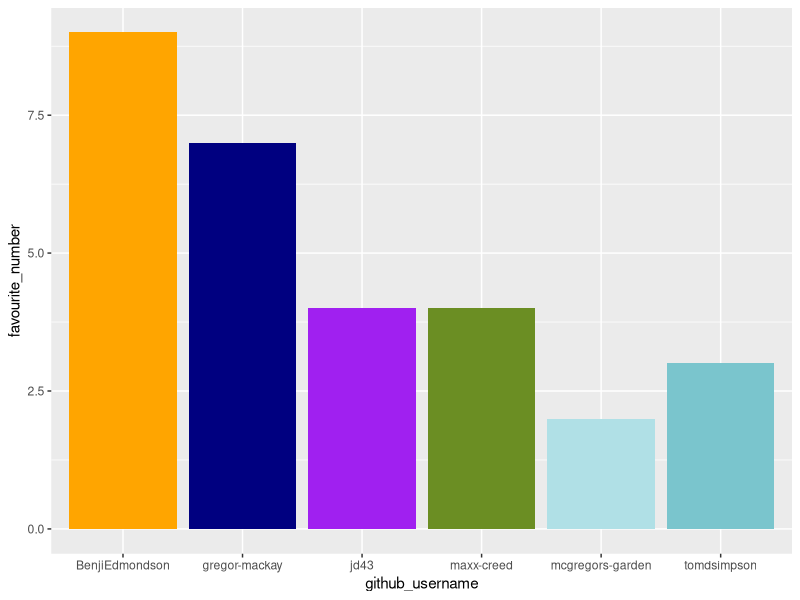
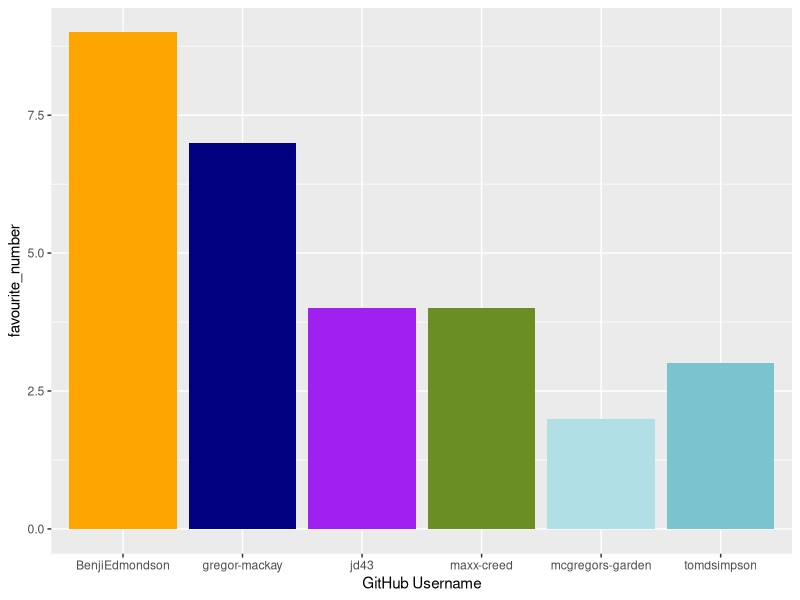
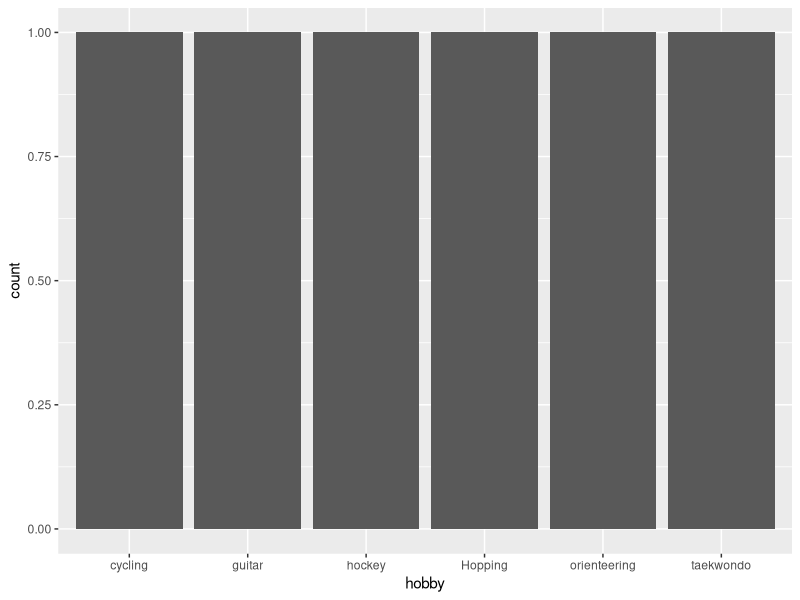

The R source for these figures, in order:
## ---- chunk 1
library(tidyverse) 
## ---- chunk 2
team_data <- tibble(
  name = c("Peter Rabbit", "Gregor", "Jamie", 
           "Benji", "tom", "Max"),
  github_username = c("mcgregors-garden", "gregor-mackay", "jd43", 
                      "BenjiEdmondson", "tomdsimpson", "maxx-creed"),
  colour = c("powderblue", "navyblue", "purple", 
             "orange", "cadetblue3", "olivedrab"),
  hobby = c("Hopping", "hockey", "taekwondo", "orienteering", "cycling", "guitar"),
  favourite_number = c(2, 7, 4, 9, 3, 4),
  )

team_data
## ---- chunk 3
p1 <- ggplot(data = team_data, 
             mapping = aes(x = github_username, 
                           y = favourite_number,
                           fill = colour), 
             ) +
   geom_col() +
   scale_fill_identity()
p1
## ---- chunk 4
p1 + labs(x = "GitHub Username")
         (y = "Favourite Number")
         (Title = "Teams Favourite Number")
## ---- chunk 5
p2 <- ggplot(team_data, aes(x = hobby)) +
  geom_bar()
p2
